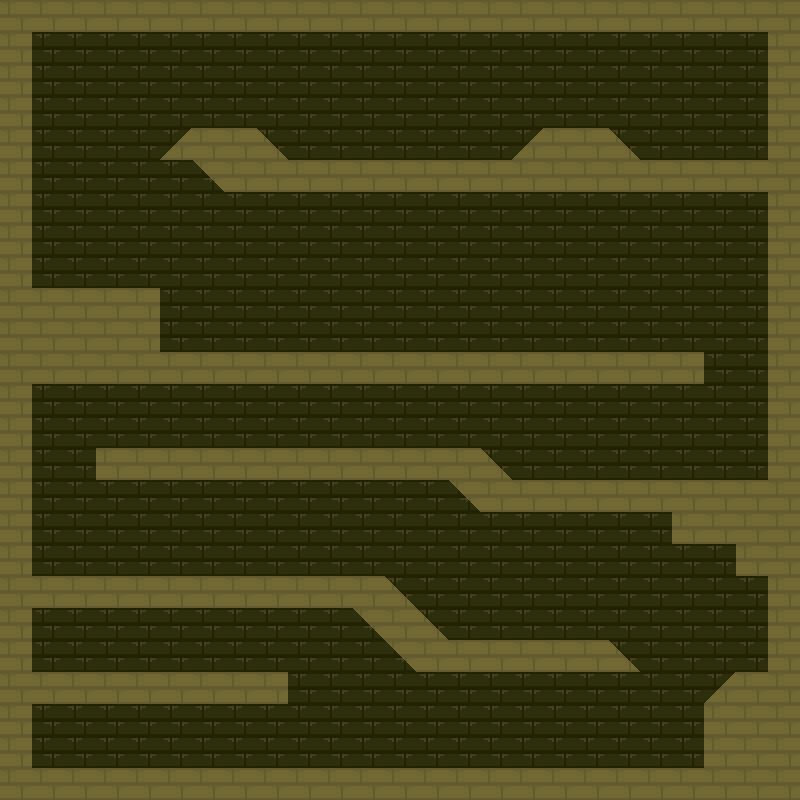

Rendered tile map (Tiled .tmx) drawn with the repository's tilesets; below, a short description and the map source with its tile grids summarised:
An orthogonal 25x25 tile map with 32x32 px tiles, 1 tile layer (Layer1) and 107 objects (38x Box, 31x Sensor, 22x Ramp, 9x Platform, 4x Block, ...).

<map version="1.10" tiledversion="1.10.2" orientation="orthogonal" renderorder="right-down" width="25" height="25" tilewidth="32" tileheight="32" infinite="0" nextlayerid="3" nextobjectid="298">
 <editorsettings>
  <export target="Source/Map3.json" format="json" />
 </editorsettings>
 <tileset firstgid="1" name="blocks" tilewidth="32" tileheight="32" tilecount="64" columns="8">
  <image source="finalBlocks.png" width="256" height="256" />
 </tileset>
 <layer id="1" name="Layer1" width="25" height="25">
  <data>[625 cells, 625 non-empty, 5 distinct tile ids]</data>
 </layer>
 <objectgroup id="2" name="colliders">
  <object id="1" name="Wall" type="Box" x="0.333333" y="0.333333" width="32" height="800" />
  <object id="2" name="Wall" type="Box" x="768.333" y="0.333333" width="32" height="800" />
  <object id="3" name="Floor" type="Box" x="32.3333" y="768.333" width="352" height="32" />
  <object id="5" name="Floor" type="Box" x="192.333" y="128.333" width="64" height="32" />
  <object id="6" name="Floor" type="Box" x="544.333" y="128.333" width="64" height="32" />
  <object id="8" name="Floor" type="Box" x="736.333" y="672.333" width="32" height="32" />
  <object id="269" name="Floor" type="Box" x="672.083" y="352.792" width="29.75" height="29.625" />
  <object id="11" name="Wall" type="Box" x="286.335" y="672.897" width="2" height="29.6667" />
  <object id="270" name="Wall" type="Box" x="702.097" y="352.693" width="2" height="29.6667" />
  <object id="292" name="Wall" type="Box" x="158.097" y="286.693" width="2" height="95.1212" />
  <object id="12" name="Wall" type="Box" x="704.333" y="704.333" width="64" height="64" />
  <object id="13" name="Floor" type="Box" x="32.3333" y="576.333" width="352" height="30" />
  <object id="14" name="Floor" type="Box" x="32.3333" y="576.333" width="352" height="30" />
  <object id="15" name="Floor" type="Box" x="32.3861" y="672.765" width="253.5" height="29.4886" />
  <object id="16" name="Floor" type="Box" x="480.886" y="480.515" width="288" height="29.4886" />
  <object id="18" name="Floor" type="Box" x="224.594" y="160.599" width="544" height="29.4886" />
  <object id="19" name="Floor" type="Box" x="416.697" y="640.387" width="64" height="29.8697" />
  <object id="20" name="Floor" type="Box" x="96.3333" y="448.333" width="384.095" height="30" />
  <object id="21" name="Ceiling" type="Box" x="32.3333" y="606.333" width="352" height="2" />
  <object id="22" name="Ceiling" type="Box" x="32.3333" y="606.333" width="352" height="2" />
  <object id="23" name="Ceiling" type="Box" x="32.3861" y="702.254" width="256" height="1.96591" />
  <object id="24" name="Ceiling" type="Box" x="480.886" y="510.004" width="288" height="1.96591" />
  <object id="25" name="Ceiling" type="Box" x="32.5527" y="382.671" width="672" height="1.96591" />
  <object id="26" name="Ceiling" type="Box" x="224.594" y="190.087" width="544" height="1.96591" />
  <object id="27" name="Ceiling" type="Box" x="416.697" y="670.257" width="224" height="1.96631" />
  <object id="28" name="Ceiling" type="Box" x="96.3333" y="478.333" width="384" height="2" />
  <object id="29" name="Ceiling" type="Box" x="32.3333" y="0.333333" width="736" height="32" />
  <object id="32" name="Ceiling" type="Box" x="672.333" y="512.333" width="96" height="32" />
  <object id="33" name="Ceiling" type="Box" x="736.333" y="544.333" width="32" height="32" />
  <object id="34" name="Floor" type="Ramp" x="608.333" y="128.333">
   <polygon points="0,0 31.8125,31.9375 -0.0625,32" />
  </object>
  <object id="35" name="Floor" type="Ramp" x="480.43" y="448.347">
   <polygon points="0,0 31.8671,32.2533 -0.0626072,32.3164" />
  </object>
  <object id="36" name="Floor" type="Ramp" x="608.333" y="640.307">
   <polygon points="0,0 31.8125,29.9848 -0.0625,30.0435" />
  </object>
  <object id="38" name="Floor" type="Ramp" x="256.427" y="128.333">
   <polygon points="0,0 31.8125,31.9375 -0.0625,32" />
  </object>
  <object id="40" name="Floor" type="Ramp" x="384.58" y="576.546">
   <polygon points="0,0 63.9993,63.4667 -0.125735,63.5909" />
  </object>
  <object id="41" name="Ceiling" type="Ramp" x="416.424" y="672.333">
   <polygon points="0,0 -31.2727,-31.7273 0,-31.8182" />
  </object>
  <object id="42" name="Ceiling" type="Ramp" x="384.333" y="640.333">
   <polygon points="0,0 -31.2727,-31.7273 0,-31.8182" />
  </object>
  </objectgroup>
</map>
<!-- 71 of 107 objects omitted -->
